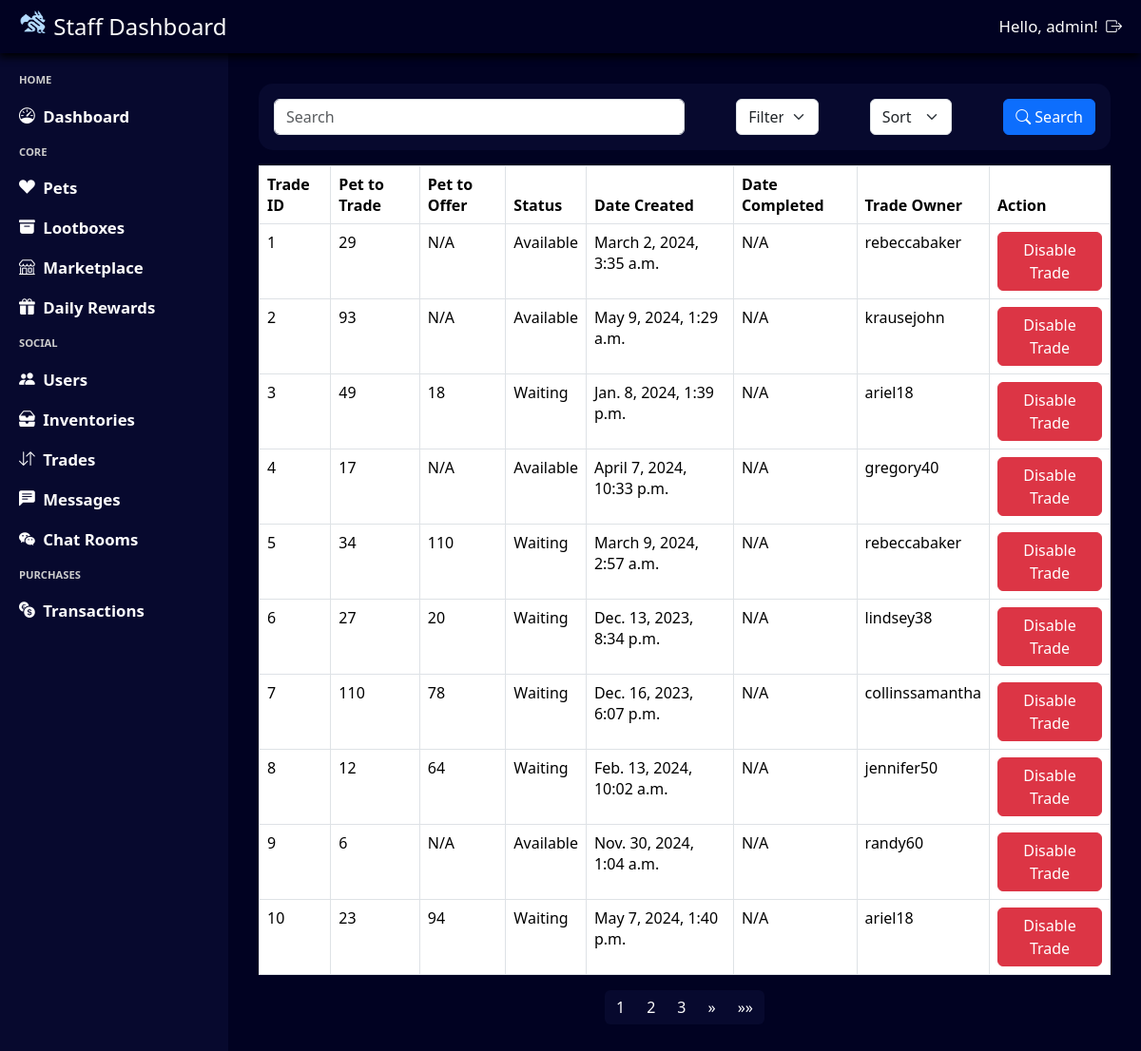
/staff/trades/ (signed in), run on the app's committed database.
### trading/models.py (models this page shows)
class Trade(models.Model):
    class TradeStatus(models.TextChoices):
        available = 'available', 'Available'
        waiting = 'waiting', 'Waiting'
        success = 'success', 'Success'
        closed = 'closed', 'Closed'
    pet_to_trade = models.ForeignKey(Inventory, on_delete=models.CASCADE, related_name='pet_to_trade')
    pet_to_offer = models.ForeignKey(Inventory, on_delete=models.CASCADE, related_name='pet_to_offer', null=True, blank=True)
    pet_preferences = models.JSONField(default=list, blank=True)
    status = models.CharField(choices=TradeStatus.choices, default=TradeStatus.available, max_length=20)
    date_created = models.DateTimeField(default=timezone.now)
    date_completed = models.DateTimeField(null=True, blank=True)

### inventory/models.py (models this page shows, shortened)
class Inventory(models.Model):
    class BusyValue(models.IntegerChoices):
        NOT_BUSY = 0, 'Not Busy'
        BUSY = 1, 'Busy'
        ON_MARKET = 2, 'On Market'
    pet_id = models.ForeignKey(Pet, on_delete=models.CASCADE, default=None, null=True, blank=True)
    owner_id = models.ForeignKey(User, on_delete=models.CASCADE)
    is_busy = models.IntegerField(choices=BusyValue.choices, default=BusyValue.NOT_BUSY)
    date_acquired = models.DateTimeField(default=timezone.now)

class Pet(models.Model):
    class Rarity(models.IntegerChoices):
        COMMON = 0, 'Common'
        UNCOMMON = 1, 'Uncommon'
        RARE = 2, 'Rare'
        MYTHICAL = 3, 'Mythical'
        LEGENDARY = 4, 'Legendary'
    pet_rate = models.FloatField(null=True, blank=True)
    pet_species = models.CharField(max_length=50)
    rarity = models.IntegerField(choices=Rarity.choices)
    pet_image = models.ImageField(upload_to='pets/', null=True, blank=True)

### admin_system/views.py (the view, shortened to what this page needs)
# urls.py: path('trades/', views.query_trades, name='query_trades'),
@login_required(login_url='admin_login')
@user_passes_test(login_url='admin_login', test_func=is_staff)
def query_trades(request):
    query = request.GET.get('search', '')
    filter_by = request.GET.get('filter', '')
    sort_by = request.GET.get('sort', '')
    trades = Trade.objects.all()
    if sort_by == 'descending':
        trades = trades.reverse()
    paginator = Paginator(trades, 10)  # Show 10 trades per page
    page_number = request.GET.get('page')
    page_obj = paginator.get_page(page_number)
    return render(request, 'staff_trades.html', {'page_obj': page_obj})

### admin_system/views.py (called while the page is built)
def is_staff(user):
    return user.is_staff

### base_template/context_processor.py (called while the page is built)
def profile_context(request):
    if request.user.is_authenticated:
        try:
            profile = Profile.objects.get(user = request.user)
            return {'navbar_profile': profile}
        except Profile.DoesNotExist:
            return {'navbar_profile': None}
    return {'navbar_profile': None}

### notification/context_processor.py (called while the page is built)
def notification_context(request):
    if request.user.is_authenticated:
        notifications = Notification.objects.filter(user=request.user, notif_status=Notification.Status.unread).count()
        return {'notifications': notifications}
    return {'notifications': 0}

### admin_system/templates/staff_trades.html (shortened to what this page needs)
{% extends "staff_template.html" %}
{% load static %}
{% block css %}
    <link rel="stylesheet" href="{% static 'staff_trades.css' %}"/>
{% endblock %}
{% block content %}
<div class="staff-trades-container">
    <form class="staff-trades-header" method="get" action="{% url 'query_trades' %}">
        <div id="search-container">
            <input type="text" name="search" class="form-control staff-trades-header-search" placeholder="Search" aria-label="Search" aria-describedby="basic-addon1">
        </div>
        <select name="filter" class="form-select staff-trades-header-filter" aria-label="Filter">
            <option value="trade_id" selected>Filter by: Trade ID</option>
        </select>
        <select name="sort" class="form-select staff-trades-header-sort" aria-label="Sort">
            <option value="" selected disabled>Sort by:</option>
        </select>
        <button class="btn btn-primary staff-trades-header-button" id="staff-trades-header-button-search">
            <i class="bi bi-search"></i>
            Search
        </button>
    </form>
    <table class="table table-bordered">
        <thead>
            <tr>
                <th>Trade ID</th>
                <th>Pet to Trade</th>
                <th>Pet to Offer</th>
                <th>Status</th>
                <th>Date Created</th>
                <th>Date Completed</th>
                <th>Trade Owner</th>
                <th>Action</th>
            </tr>
        </thead>
        <tbody>
            {% for trade in page_obj %}
            <tr>
                <td>{{ trade.id }}</td>
                <td>{{ trade.pet_to_trade.pet_id.id }}</td>
                <td>{% if trade.pet_to_offer %}{{ trade.pet_to_offer.pet_id.id }}{% else %}N/A{% endif %}</td>
                <td>{{ trade.get_status_display }}</td>
                <td>{{ trade.date_created }}</td>
                <td>{% if trade.date_completed %}{{ trade.date_completed }}{% else %}N/A{% endif %}</td>
                <td>{{ trade.pet_to_trade.owner_id.username }}</td>
                <td>
                    {% if trade.get_status_display != "Success" %}
                        <button type="button" class="btn btn-danger" data-toggle="modal" data-target="#disableTradeModal{{ trade.id }}">Disable Trade</button>
                    {% endif %}
                </td>
            </tr>
            {% endfor %}
        </tbody>
    </table>
    <nav aria-label="Page navigation">
        <ul class="pagination">
            {% for num in page_obj.paginator.page_range %}
                {% if page_obj.number == num %}
                    <li class="page-item active"><a class="page-link" href="#">{{ num }}</a></li>
                {% elif num > page_obj.number|add:'-3' and num < page_obj.number|add:'3' %}
                    <li class="page-item"><a class="page-link" href="?page={{ num }}">{{ num }}</a></li>
                {% endif %}
            {% endfor %}
            {% if page_obj.has_next %}
            <li class="page-item">
                <a class="page-link" href="?page={{ page_obj.next_page_number }}" aria-label="Next">
                    <span aria-hidden="true">&raquo;</span>
                </a>
            </li>
            <li class="page-item">
                <a class="page-link" href="?page={{ page_obj.paginator.num_pages }}" aria-label="Last">
                    <span aria-hidden="true">&raquo;&raquo;</span>
                </a>
            </li>
            {% endif %}
        </ul>
    </nav>
</div>
{% endblock %}

### admin_system/templates/staff_template.html (shortened to what this page needs)
{% load static %}
<html>
    <head>
        <link rel="stylesheet" type="text/css" href="{% static 'staff_template.css' %}">
        <link rel="stylesheet" href="https://cdn.jsdelivr.net/npm/bootstrap@5.3.3/dist/css/bootstrap.min.css">
        <link rel="stylesheet" href="https://cdn.jsdelivr.net/npm/bootstrap-icons@1.11.3/font/bootstrap-icons.min.css">
        {% block css %}{% endblock %}
    </head>
    <body>
        <div class = "staff-template-container">
            <div class = "staff-template-navbar">
                <div class = "staff-template-navbar-title">
                    <img src="{% static 'logo-light.png' %}" alt="Logo" width="30" height="24" class="d-inline-block align-text-top">
                    Staff Dashboard
                </div>
                <div class = "staff-template-navbar-auth">
                    Hello, {{ user.username }}!
                    <a class = "staff-template-navbar-auth-item" href="{% url "staff_logout" %}">
                        <i class="bi bi-box-arrow-right"></i>
                    </a>
                </div>
            </div>
            <div class = "staff-template-left">
                HOME
                <a class = "staff-template-left-item" href="{% url 'staff_dashboard' %}">
                    <i class="bi bi-speedometer"></i>Dashboard
                </a>
                CORE
                <a class = "staff-template-left-item" href="{% url 'staff_pets' %}">
                    <i class="bi bi-suit-heart-fill"></i>Pets
                </a>
                <a class = "staff-template-left-item"  href="{% url 'staff_lootboxes' %}">
                    <i class="bi bi-archive-fill"></i>Lootboxes
                </a>
                <a class = "staff-template-left-item"  href="{% url 'staff_marketplace' %}">
                    <i class="bi bi-shop"></i>Marketplace
                </a>
                <a class = "staff-template-left-item"  href="{% url 'query_staff_rewards' %}">
                    <i class="bi bi-gift-fill"></i>Daily Rewards
                </a>
                SOCIAL
                <a class = "staff-template-left-item" href="{% url 'staff_users' %}">
                    <i class="bi bi-people-fill"></i>Users
                </a>
                <a class = "staff-template-left-item" href="{% url 'query_inventory' %}">
                    <i class="bi bi-inboxes-fill"></i>Inventories
                </a>
                <a class = "staff-template-left-item" href="{% url 'query_trades' %}">
                    <i class="bi bi-arrow-down-up"></i>Trades
                </a>
                <a class = "staff-template-left-item" href="{% url 'query_chats' %}">
                    <i class="bi bi-chat-left-text-fill"></i>Messages
                </a>
                <a class = "staff-template-left-item" href="{% url 'query_chat_rooms' %}">
                    <i class="bi bi-wechat"></i>Chat Rooms
                </a>
                PURCHASES
                <a class = "staff-template-left-item" href="{% url 'staff_transactions' %}">
                    <i class="bi bi-currency-exchange"></i>Transactions
                </a>
            </div>
            <div class = "staff-template-content">
                {% block content %}
                {% endblock %}
            </div>
        </div>
    </body>
</html>

### base_template/static/staff_template.css (style rules this page uses)
* { box-sizing: border-box; color: #fdfdfd; }
html, body { height: 100%; margin: 0; overflow: hidden; }
.staff-template-container { background-color: #010222; height: 100dvh; width: 100dvw; display: grid; grid-template-columns: 0.25fr 1fr; grid-template-rows: 56px 1fr; grid-template-areas: "navbar navbar" "sidebar main-content"; }
.staff-template-container { grid-area: main-content; width: 100%; height: 100%; overflow-y: auto; }
.staff-template-navbar { grid-area: navbar; background-color: #010222; display: flex; align-items: center; justify-content: space-between; padding: 0 20px; font-size: 1.5em; font-weight: 500; gap: 0.5em; filter: drop-shadow(-1px 4px 4px #000000); }
.staff-template-navbar-auth { display: flex; gap: 0.5em; align-items: center; font-size: 0.7em; font-weight: medium; }
.staff-template-left { grid-area: sidebar; background-color: #07092E; display: flex; flex-direction: column; align-items: left; padding: 20px; gap: 1.5em; color: #CCCCCC; font-size: 0.7em; font-weight: 600; }
.staff-template-left-item { display: flex; gap: 0.5em; align-items: center; font-size: 1.5em; }
a { color: #fdfdfd !important; text-decoration: none !important; }
select option { color: #1a1a1a !important; }
.pagination > .page-item > .page-link { background-color: #07092E; color: #fdfdfd; border: none; }

### base_template/static/staff_trades.css (style rules this page uses)
.staff-trades-container { width: 100%; height: 100%; display: flex; flex-direction: column; align-items: center; padding: 2em; overflow-y: auto; }
.staff-trades-header { display: flex; justify-content: space-between; align-items: center; width: 100%; padding: 1em; background-color: #07092E; border-radius: 15px; }
#search-container { width: 50%; }
.staff-trades-header-filter { width: 10%; }
.staff-trades-header-sort { width:10%; }
li { color: #1a1a1a; }
li::marker { color: #1a1a1a; }

### data on the page
Trade: id "1", pet_to_trade.pet_id.id "29", shows "N/A", status "Available", date_created "March 2, 2024, 3:35 a.m.", pet_to_trade.owner_id.username "rebeccabaker"
Trade: id "2", pet_to_trade.pet_id.id "93", shows "N/A", status "Available", date_created "May 9, 2024, 1:29 a.m.", pet_to_trade.owner_id.username "krausejohn"
Trade: id "3", pet_to_trade.pet_id.id "49", pet_to_offer.pet_id.id "18", status "Waiting", date_created "Jan. 8, 2024, 1:39 p.m.", shows "N/A", pet_to_trade.owner_id.username "ariel18"
Trade: id "4", pet_to_trade.pet_id.id "17", shows "N/A", status "Available", date_created "April 7, 2024, 10:33 p.m.", pet_to_trade.owner_id.username "gregory40"
Trade: id "5", pet_to_trade.pet_id.id "34", pet_to_offer.pet_id.id "110", status "Waiting", date_created "March 9, 2024, 2:57 a.m.", shows "N/A", pet_to_trade.owner_id.username "rebeccabaker"
Trade: id "6", pet_to_trade.pet_id.id "27", pet_to_offer.pet_id.id "20", status "Waiting", date_created "Dec. 13, 2023, 8:34 p.m.", shows "N/A", pet_to_trade.owner_id.username "lindsey38"
Trade: id "7", pet_to_trade.pet_id.id "110", pet_to_offer.pet_id.id "78", status "Waiting", date_created "Dec. 16, 2023, 6:07 p.m.", shows "N/A", pet_to_trade.owner_id.username "collinssamantha"
Trade: id "8", pet_to_trade.pet_id.id "12", pet_to_offer.pet_id.id "64", status "Waiting", date_created "Feb. 13, 2024, 10:02 a.m.", shows "N/A", pet_to_trade.owner_id.username "jennifer50"
Trade: id "9", pet_to_trade.pet_id.id "6", shows "N/A", status "Available", date_created "Nov. 30, 2024, 1:04 a.m.", pet_to_trade.owner_id.username "randy60"
Trade: id "10", pet_to_trade.pet_id.id "23", pet_to_offer.pet_id.id "94", status "Waiting", date_created "May 7, 2024, 1:40 p.m.", shows "N/A", pet_to_trade.owner_id.username "ariel18"

### other printed values
{{ user.username }} "admin"
{{ num }} "1"
{{ num }} "2" "3"
